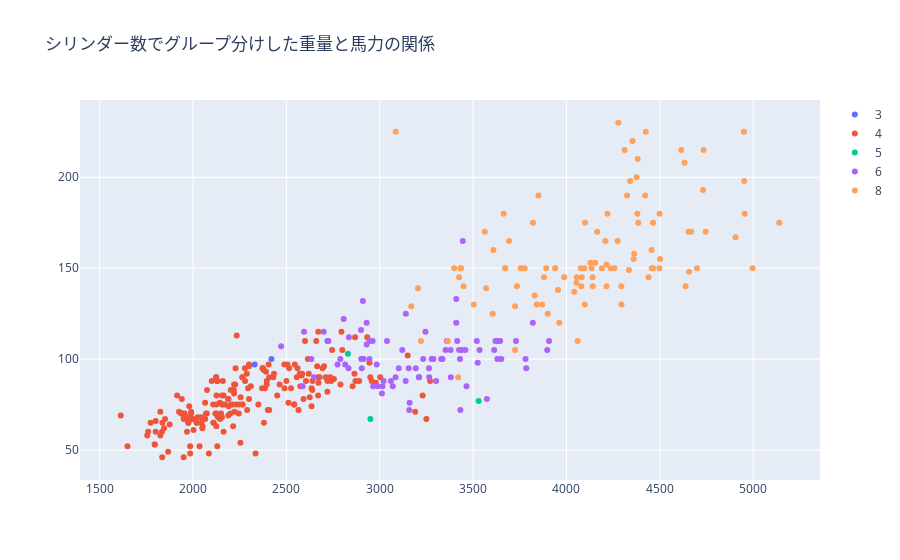

The notebook cell this image was saved under:
### Markdown cell above
#### Plotly
---
Pythonの代表的なインタラクティブな表現のできるグラフライブラリ。  
引数のネストが深すぎてドキュメントが使いにくいので、サンプルにある以上の細かいカスタマイズはやらないほうが無難。どうしてもやる場合はエラーメッセージのほうがわかりやすいので、なさそうな引数名を適当に入れてエラーメッセージをたどっていくのが効率的。

### Code cell
from plotly.offline import init_notebook_mode
import plotly.offline as py
import plotly.graph_objs as go
init_notebook_mode(connected=True)

data = []
for label in sorted(mpg['cylinders'].unique()):
    subset = mpg.query('cylinders==@label')
    trace = go.Scatter(
        x=subset['weight'],
        y=subset['horsepower'],
        name=str(label),
        mode='markers',
        hovertext=subset['name'])
    data.append(trace)
layout = dict(title='シリンダー数でグループ分けした重量と馬力の関係')
fig = dict(data=data, layout=layout)
py.iplot(fig)

### Figure 1 — Plotly figure (JSON) as saved in the notebook; plotly's stock layout.template omitted (floating-point values rounded to 4 significant figures; data arrays with more than 128 entries replaced by an {"elided": "..."} marker saying what was removed)
{"data": [{"hovertext": ["mazda rx2 coupe", "maxda rx3", "mazda rx-4", "mazda rx-7 gs"], "mode": "markers", "name": "3", "type": "scatter", "x": [2330, 2124, 2720, 2420], "y": [97, 90, 110, 100]}, {"hovertext": {"elided": "204 str values"}, "mode": "markers", "name": "4", "type": "scatter", "x": {"elided": "204 int values"}, "y": {"elided": "204 int values"}}, {"hovertext": ["audi 5000", "mercedes benz 300d", "audi 5000s (diesel)"], "mode": "markers", "name": "5", "type": "scatter", "x": [2830, 3530, 2950], "y": [103, 77, 67]}, {"hovertext": ["plymouth duster", "amc hornet", "ford maverick", "amc gremlin", "amc gremlin", "plymouth satellite custom", "chevrolet chevelle malibu", "ford torino 500", "amc matador", "amc hornet sportabout (sw)", "pontiac firebird", "ford mustang", "plymouth valiant", "chevrolet nova custom", "amc hornet", "ford maverick", "plymouth duster", "amc gremlin", "mercury capri v6", "toyota mark ii", "plymouth duster", "ford maverick", "amc hornet", "chevrolet nova", "chevrolet chevelle malibu classic", "amc matador", "plymouth satellite sebring", "plymouth valiant custom", "chevrolet nova", "mercury monarch", "ford maverick", "buick century", "chevroelt chevelle malibu", "amc matador", "plymouth fury", "buick skyhawk", "amc gremlin", "ford pinto", "amc pacer", "plymouth valiant", "chevrolet nova", "ford maverick", "amc hornet", "dodge aspen se", "ford granada ghia", "pontiac ventura sj", "amc pacer d/l", "toyota mark ii", "mercedes-benz 280s", "chevrolet concours", "buick skylark", "plymouth volare custom", "ford granada", "datsun 810", "pontiac phoenix lj", "chevrolet malibu", "ford fairmont (auto)", "plymouth volare", "amc concord", "buick century special", "mercury zephyr", "dodge aspen", "amc concord d/l", "buick regal sport coupe (turbo)", "volvo 264gl", "peugeot 604sl", "pontiac lemans v6", "mercury zephyr 6", "amc concord dl 6", "dodge aspen 6", "chevrolet citation", "oldsmobile omega brougham", "dodge aspen", "datsun 280-zx", "chevrolet citation", "volvo diesel", "toyota cressida", "datsun 810 maxima", "buick century", "ford granada gl", "chrysler lebaron salon", "buick century limited", "oldsmobile cutlass ciera (diesel)", "ford granada l"], "mode": "markers", "name": "6", "type": "scatter", "x": [2833, 2774, 2587, 2648, 2634, 3439, 3329, 3302, 3288, 2962, 3282, 3139, 3121, 3278, 2945, 3021, 2904, 2789, 2472, 2807, 3102, 2875, 2901, 3336, 3781, 3632, 3613, 3264, 3459, 3432, 3158, 3907, 3897, 3730, 3785, 3039, 2914, 2984, 3211, 3233, 3353, 3012, 3085, 3651, 3574, 3645, 3193, 2930, 3820, 3520, 3425, 3630, 3525, 2815, 3535, 3155, 2965, 3430, 3210, 3380, 3070, 3620, 3410, 3445, 3140, 3410, 3245, 2990, 3265, 3360, 2595, 2700, 3381, 2910, 2725, 3160, 2900, 2930, 3415, 3060, 3465, 2945, 3015, 2835], "y": [95, 97, 85, 90, 100, 105, 100, 88, 100, 110, 100, 88, 105, 100, 100, 88, 95, 100, 107, 122, 95, null, 100, 100, 100, 110, 105, 95, 105, 72, 72, 110, 105, 110, 95, 110, 100, 97, 90, 100, 105, 81, 90, 100, 78, 110, 95, 108, 120, 110, 105, 100, 98, 97, 105, 95, 85, 100, 90, 105, 85, 110, 120, 165, 125, 133, 115, 85, 90, 110, 115, 115, 90, 132, 110, 76, 116, 120, 110, 88, 85, 110, 85, 112]}, {"hovertext": ["chevrolet chevelle malibu", "buick skylark 320", "plymouth satellite", "amc rebel sst", "ford torino", "ford galaxie 500", "chevrolet impala", "plymouth fury iii", "pontiac catalina", "amc ambassador dpl", "dodge challenger se", "plymouth 'cuda 340", "chevrolet monte carlo", "buick estate wagon (sw)", "ford f250", "chevy c20", "dodge d200", "hi 1200d", "chevrolet impala", "pontiac catalina brougham", "ford galaxie 500", "plymouth fury iii", "dodge monaco (sw)", "ford country squire (sw)", "pontiac safari (sw)", "chevrolet impala", "pontiac catalina", "plymouth fury iii", "ford galaxie 500", "amc ambassador sst", "mercury marquis", "buick lesabre custom", "oldsmobile delta 88 royale", "chrysler newport royal", "amc matador (sw)", "chevrolet chevelle concours (sw)", "ford gran torino (sw)", "plymouth satellite custom (sw)", "buick century 350", "amc matador", "chevrolet malibu", "ford gran torino", "dodge coronet custom", "mercury marquis brougham", "chevrolet caprice classic", "ford ltd", "plymouth fury gran sedan", "chrysler new yorker brougham", "buick electra 225 custom", "amc ambassador brougham", "chevrolet impala", "ford country", "plymouth custom suburb", "oldsmobile vista cruiser", "chevrolet monte carlo s", "pontiac grand prix", "dodge dart custom", "oldsmobile omega", "ford gran torino", "buick century luxus (sw)", "dodge coronet custom (sw)", "ford gran torino (sw)", "amc matador (sw)", "pontiac catalina", "chevrolet bel air", "plymouth grand fury", "ford ltd", "chevrolet monza 2+2", "ford mustang ii", "chevrolet chevelle malibu classic", "dodge coronet brougham", "amc matador", "ford gran torino", "plymouth volare premier v8", "cadillac seville", "chevy c10", "ford f108", "dodge d100", "chevrolet caprice classic", "oldsmobile cutlass supreme", "dodge monaco brougham", "mercury cougar brougham", "pontiac grand prix lj", "chevrolet monte carlo landau", "chrysler cordoba", "ford thunderbird", "oldsmobile cutlass salon brougham", "dodge diplomat", "mercury monarch ghia", "chevrolet monte carlo landau", "ford futura", "dodge magnum xe", "chevrolet caprice classic", "ford ltd landau", "mercury grand marquis", "dodge st. regis", "buick estate wagon (sw)", "ford country squire (sw)", "chevrolet malibu classic (sw)", "chrysler lebaron town @ country (sw)", "cadillac eldorado", "oldsmobile cutlass salon brougham", "oldsmobile cutlass ls"], "mode": "markers", "name": "8", "type": "scatter", "x": [3504, 3693, 3436, 3433, 3449, 4341, 4354, 4312, 4425, 3850, 3563, 3609, 3761, 3086, 4615, 4376, 4382, 4732, 4209, 4464, 4154, 4096, 4955, 4746, 5140, 4274, 4385, 4135, 4129, 3672, 4633, 4502, 4456, 4422, 3892, 4098, 4294, 4077, 4100, 3672, 3988, 4042, 3777, 4952, 4464, 4363, 4237, 4735, 4951, 3821, 4997, 4906, 4654, 4499, 4082, 4278, 3399, 3664, 4141, 4699, 4457, 4638, 4257, 4668, 4440, 4498, 4657, 3221, 3169, 4215, 4190, 3962, 4215, 3940, 4380, 4055, 3870, 3755, 3880, 4060, 4140, 4295, 4220, 4165, 4325, 4335, 3365, 3735, 3570, 3425, 3205, 4080, 3840, 3725, 3955, 3830, 4360, 4054, 3605, 3940, 3900, 3420, 3725], "y": [130, 165, 150, 150, 140, 198, 220, 215, 225, 190, 170, 160, 150, 225, 215, 200, 210, 193, 165, 175, 153, 150, 180, 170, 175, 165, 175, 150, 153, 150, 208, 155, 160, 190, 150, 130, 140, 150, 175, 150, 145, 137, 150, 198, 150, 158, 150, 215, 225, 175, 150, 167, 170, 180, 145, 230, 150, 180, 140, 150, 150, 140, 150, 170, 145, 150, 148, 110, 129, 140, 150, 120, 152, 150, 180, 145, 130, 150, 145, 110, 145, 130, 180, 170, 190, 149, 110, 140, 139, 145, 139, 140, 130, 129, 138, 135, 155, 142, 125, 150, 125, 90, 105]}], "layout": {"title": {"text": "シリンダー数でグループ分けした重量と馬力の関係"}}}
